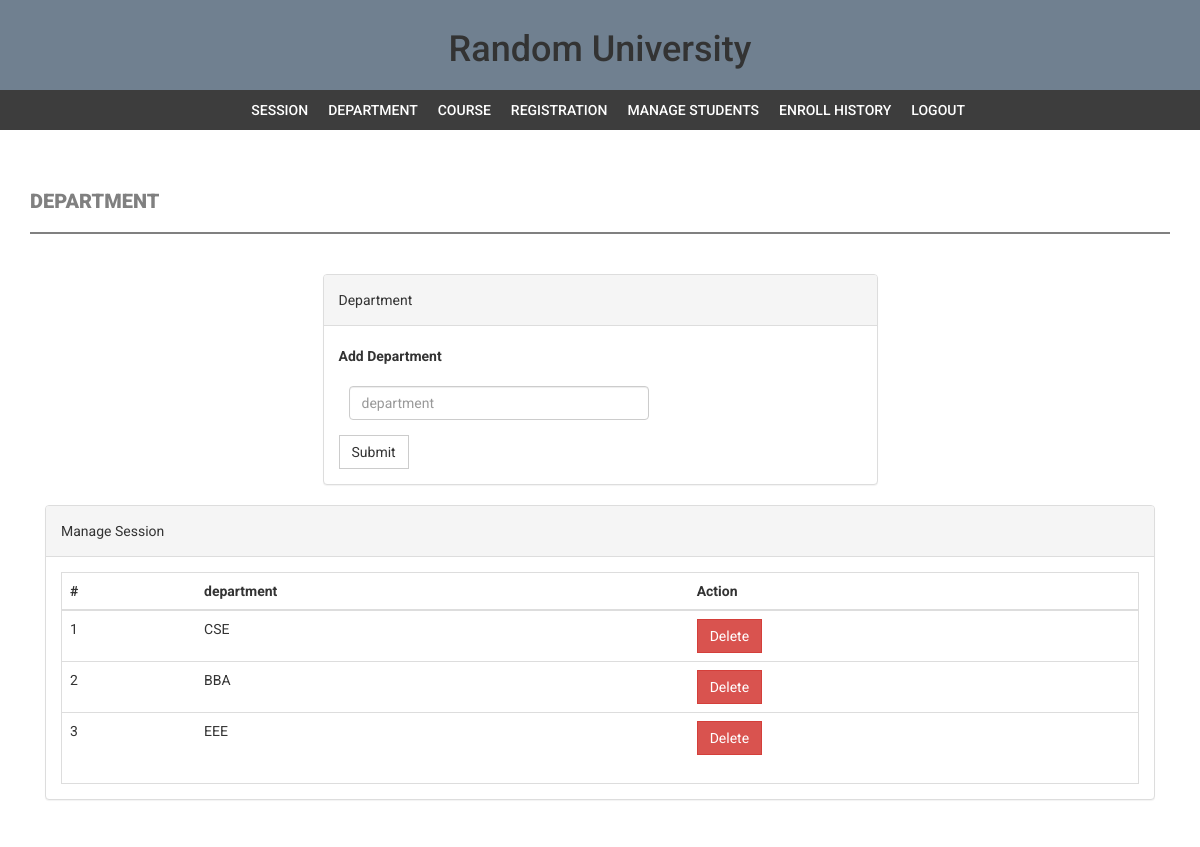
The page /admin/department.php (signed in) on the database its author committed.
### tables this page shows
CREATE TABLE `department` (
  `id` int(11) NOT NULL,
  `department` varchar(255) DEFAULT NULL,
  `creationDate` timestamp NULL DEFAULT current_timestamp()
);

### admin/department.php (the view, shortened to what this page needs)
<?php
include( 'includes/config.php' );
if ( strlen( $_SESSION['alogin'] ) == 0 ) {
    header( 'location:index.php' );
}
else {
?>
<!DOCTYPE html>
<html xmlns="http://www.w3.org/1999/xhtml">
    <head>
        <link href="assets/css/bootstrap.css" rel="stylesheet" />
        <link href="assets/css/font-awesome.css" rel="stylesheet" />
        <link href="assets/css/style.css" rel="stylesheet" />
    </head>
    <body>
        <?php include( 'includes/header.php' );
        ?>
        <?php if ( $_SESSION['alogin'] != "" ) {
            include( 'includes/menubar.php' );
        }
        ?>
        <div class="content-wrapper">
            <div class="container">
                <div class="row">
                    <div class="col-md-12">
                        <h1 class="page-head-line">Department </h1>
                    </div>
                </div>
                <div class="row">
                    <div class="col-md-3"></div>
                    <div class="col-md-6">
                        <div class="panel panel-default">
                            <div class="panel-heading">
                                Department
                            </div>
                            <div class="panel-body">
                                <form name="dept" method="post">
                                    <div class="form-group">
                                        <label for="department">Add Department </label>
                                        <input type="text" class="form-control" id="department" name="department" placeholder="department" required />
                                    </div>
                                    <button type="submit" name="submit" class="btn btn-default">Submit</button>
                                </form>
                            </div>
                        </div>
                    </div>
                </div>
                <div class="col-md-12">
                    <div class="panel panel-default">
                        <div class="panel-heading">
                            Manage Session
                        </div>
                        <div class="panel-body">
                            <div class="table-responsive table-bordered">
                                <table class="table">
                                    <thead>
                                        <tr>
                                            <th>#</th>
                                            <th>department</th>
                                            <th>Action</th>
                                        </tr>
                                    </thead>
                                    <tbody>
                                        <?php
                                            $sql = mysqli_query( $con, "select * from department" );
                                            $cnt = 1;
                                            while( $row = mysqli_fetch_array( $sql ) ) {
                                        ?>
                                                <tr>
                                                    <td><?php echo $cnt;?></td>
                                                    <td><?php echo htmlentities( $row['department'] );?></td>
                                                    <td>
                                                        <a href="department.php?id=<?php echo $row['id']?>&del=delete" onClick="return confirm('Are you sure you want to delete?')">
                                                            <button class="btn btn-danger">Delete</button>
                                                        </a>
                                                    </td>
                                                </tr>
                                        <?php
                                            $cnt++;
                                            }
                                        ?>
                                    </tbody>
                                </table>
                            </div>
                        </div>
                    </div>
                </div>
            </div>
        </div>
        </body>
</html>
<?php } ?>

### admin/assets/css/style.css (style rules this page uses)
body { font-family: 'Roboto', sans-serif; line-height: 30px; background-image: url("https://cdn.pixabay.com/photo/2018/06/10/11/15/schultute-3466186_960_720.jpg"); background-repeat: no-repeat; background-size: cover; }
.form-control { margin: 10px; width: 300px; }
.content-wrapper { margin-top: 40px; min-height: 600px; padding-bottom: 60px; }
.page-head-line { font-weight: 900; padding-bottom: 20px; border-bottom: 2px solid grey; text-transform: uppercase; color: grey; font-size: 20px; margin-bottom: 40px; }
.btn { border-radius: 0px; -webkit-border-radius: 0px; -moz-border-radius: 0px; }

### rows shown on the page
department: department "CSE"
department: department "BBA"
department: department "EEE"
